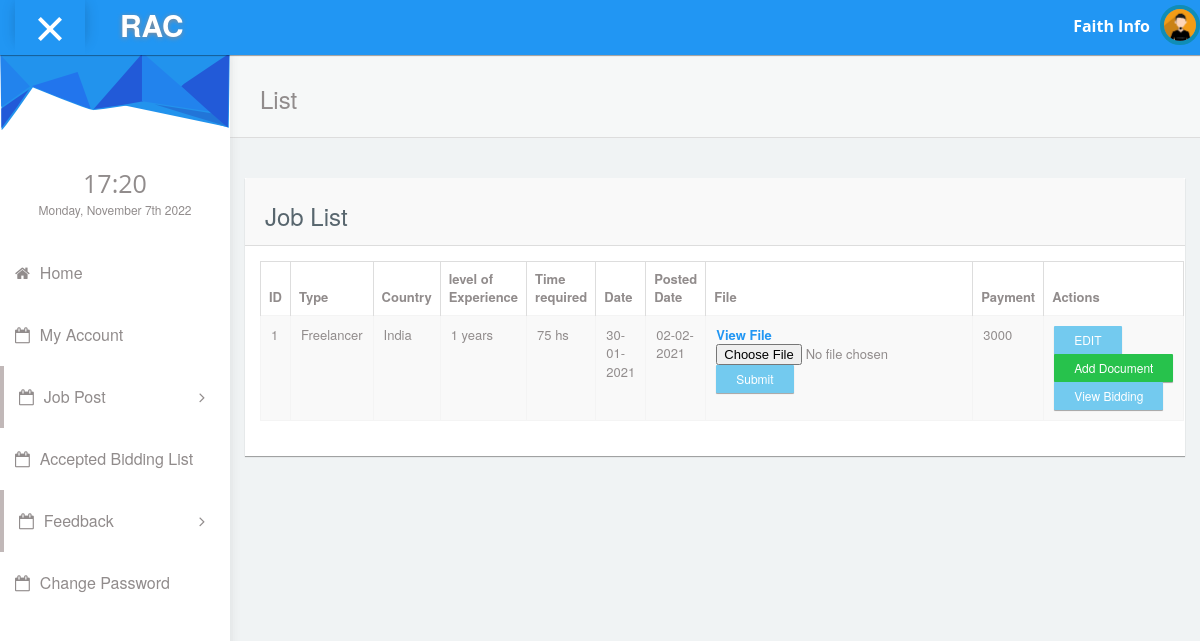
Screenshot of /organization/jobview.php?rid=3&type=Freelancer (signed in) with the database file from the repository.
### tables this page shows
CREATE TABLE IF NOT EXISTS `org_reg` (
  `oid` int(11) NOT NULL AUTO_INCREMENT,
  `org_name` varchar(100) NOT NULL,
  `location` varchar(100) DEFAULT NULL,
  `address` text NOT NULL,
  `country` varchar(30) NOT NULL,
  `state` varchar(40) NOT NULL,
  `city` varchar(50) NOT NULL,
  `pincode` int(10) DEFAULT NULL,
  `license_no` varchar(20) NOT NULL,
  `ph_no` varchar(15) NOT NULL,
  `email` varchar(100) NOT NULL,
  PRIMARY KEY (`oid`)
);

CREATE TABLE IF NOT EXISTS `job_post` (
  `job_id` int(11) NOT NULL AUTO_INCREMENT,
  `job_post` varchar(100) NOT NULL,
  `category` varchar(70) NOT NULL,
  `description` varchar(100) NOT NULL,
  `type_of_pro` varchar(70) NOT NULL,
  `needed_skills` varchar(100) NOT NULL,
  `qualification` varchar(100) NOT NULL,
  `free_type` varchar(70) NOT NULL,
  `country1` varchar(70) NOT NULL,
  `lvl_of_exp` varchar(70) NOT NULL,
  `time_required` varchar(100) NOT NULL,
  `comp_mail` varchar(100) NOT NULL,
  `date` date NOT NULL,
  `post_date` date NOT NULL,
  `pro_file` varchar(100) NOT NULL,
  `sal_expected` int(11) NOT NULL,
  `status` varchar(70) NOT NULL,
  PRIMARY KEY (`job_id`)
);

### connectionclass.php (called while the page is built, shortened)
<?php
class ConnectionClass
{
public $db=null;
public function open()
{
$this->db=mysqli_connect('localhost','root','','rent_a_coder') or die('Error: ' . mysqli_error($myConnection));
	}
public function GetTable($qry)
{
    try
	{
	$result=mysqli_query($this->db,$qry);
	if($result)
	{
	    $data = array();
		while ($row=mysqli_fetch_assoc($result))
		{
		$data[ ] = $row;
		}
		return $data;
		}
	else
	throw new  Exception(mysql_error());
	}
	catch(Exception $e)
	{
	return $e->getMessage();
	}
}
public function GetSingleData($qry)
{
  try
  {
      $result=mysqli_query($this->db,$qry);
	  if($result)
	  {
	         $row=mysqli_fetch_row($result) ;
			 return $row[0];
			 }
			 else
			 {
			     throw new Exception(mysqli_error($this->db));
			 }
    }
	catch(Exception $e)
	{
	         return $e->getMessage();
	}
 }
}
?>

### organization/jobview.php (the view)
<?php
require_once('header.php');
require_once("../connectionclass.php");
$obj=new ConnectionClass();
$jobrid=$_REQUEST['rid'];
$uname=$_SESSION['email'];
$type=$_REQUEST['type'];
$qry="select * from job_post j inner join org_reg r on r.email=j.comp_mail  where r.email='$uname' and j.status='active'  and j.job_id='$jobrid'";
$result=$obj->GetTable($qry);
?>
            <div id="content">
               <div class="panel box-shadow-none content-header">
                  <div class="panel-body">
                    <div class="col-md-12">
                        <h3 class="animated fadeInLeft">List</h3>
                    </div>
                  </div>
              </div>
              <div class="col-md-12 top-20 padding-0">
                <div class="col-md-12">
                  <div class="panel">
                    <div class="panel-heading"><h3>Job List</h3></div>
                    <div class="panel-body">
                      <div class="responsive-table">
                      <table id="datatables-example" class="table table-striped table-bordered" width="100%" cellspacing="0">
                      <thead>
                          <tr>
            <th data-breakpoints="xs">ID</th>
            <th>Type</th>
            <th>Country</th>
            <th>level of Experience</th>
            <th>Time required</th>
            <th>Date</th>
            <th>Posted Date</th>
            <th>File</th>
            <th>Payment</th>
            <th>Actions</th>
          </tr>
        </thead>
        <tbody>
            <?php
            $i=0;
            foreach ($result as $res)
            {
                $i++;
            ?>
          <tr data-expanded="true">
            <td><?php echo $i;?></td>
            <td><?php echo $res['free_type'];?></td>
            <td><?php echo $res['country1'];?></td>
            <td><?php echo $res['lvl_of_exp'];?></td>
            <td><?php echo $res['time_required'];?></td>
            <td><?php echo $da=date("d-m-Y", strtotime($res['date']) );?></td>
            <td><?php echo $da=date("d-m-Y", strtotime($res['post_date']) );?></td>
            <td><a target="_blank" href="document/doc/<?php echo $res['pro_file'];?>">View File</a>
             <form method="post" enctype="multipart/form-data" action="codes/upload_exe.php?action=pdfupdate&id=<?php echo $res['job_id'];?>">
                                      <input type="file" name="fileToUpload" required="">
                                        <button type="submit" class="btn btn-info btn-sm">Submit</button>
                            </form>
                </td>
            <td><?php echo $res['sal_expected'];?></td>
            <td>
                <a class="btn btn-info btn-sm" href="jobpostedit.php?action=update&rid=<?php echo $res['job_id'];?>">EDIT</a>
                <a class="btn btn-success btn-sm" href="adddocument.php?action=insert&jid=<?php echo $res['job_id'];?>">Add Document</a>
                 <?php
                        if($type=='Freelancer')
                        {
                          ?>
                          <a class="btn btn-info btn-sm" href="viewbidding.php?rid=<?php echo $res['job_id'];?>&date=<?php echo $res['post_date'];?>">View Bidding</a>
                          <?php
                        }
                ?>
            </td>
          </tr>
          <?php
            }
            ?>
                      </tbody>
                        </table>
                      </div>
                  </div>
                </div>
              </div>
              </div>
            </div>
<?php require_once('footer.php'); ?>

### organization/header.php (shortened to what this page needs)
<!DOCTYPE html>
<html lang="en">
<head>
    <link rel="stylesheet" type="text/css" href="../admintemplate/css/bootstrap.min.css">
      <link rel="stylesheet" type="text/css" href="../admintemplate/css/plugins/font-awesome.min.css"/>
      <link rel="stylesheet" type="text/css" href="../admintemplate/css/plugins/simple-line-icons.css"/>
      <link rel="stylesheet" type="text/css" href="../admintemplate/css/plugins/animate.min.css"/>
      <link rel="stylesheet" type="text/css" href="../admintemplate/css/plugins/fullcalendar.min.css"/>
	<link href="../admintemplate/css/style.css" rel="stylesheet">
  </head>
<?php
require_once("../connectionclass.php");
$obj=new ConnectionClass();
$email=$_SESSION['email'];
$qry="select org_name from org_reg where email='$email'";
$name=$obj->GetSingleData($qry);
?>
 <body id="mimin" class="dashboard">
        <nav class="navbar navbar-default header navbar-fixed-top">
          <div class="col-md-12 nav-wrapper">
            <div class="navbar-header" style="width:100%;">
              <div class="opener-left-menu is-open">
                <span class="bottom"></span>
              </div>
                <a href="index.php" class="navbar-brand">
                 <b>RAC</b>
                </a>
              <ul class="nav navbar-nav navbar-right user-nav">
                <li class="user-name"><span><?php echo $name; ?></span></li>
                  <li class="dropdown avatar-dropdown">
                   <img src="../admintemplate/img/avatar.jpg" class="img-circle avatar" alt="user name" data-toggle="dropdown" aria-haspopup="true" aria-expanded="true"/>
                </li>
              </ul>
            </div>
          </div>
        </nav>
      <div class="container-fluid mimin-wrapper">
            <div id="left-menu">
              <div class="sub-left-menu scroll">
                <ul class="nav nav-list">
                    <li><div class="left-bg"></div></li>
                    <li class="time">
                      <h1 class="animated fadeInLeft" style="font-size: 25px;">21:00</h1>
                      <p class="animated fadeInRight">Sat,October 1st 2029</p>
                    </li>
                     <li class="ripple"><a href="index.php"><span class="fa fa-home"></span>Home</a></li>
                      <li class="ripple"><a href="myaccount.php"><span class="fa fa-calendar-o"></span>My Account</a></li>
                    <li class="active ripple">
                      <a class="tree-toggle nav-header"><span class="fa-calendar-o fa"></span>Job Post
                        <span class="fa-angle-right fa right-arrow text-right"></span>
                      </a>
                    </li>
                   <li class="ripple"><a href="request.php"><span class="fa fa-calendar-o"></span>Accepted Bidding List</a></li>
                    <li class="active ripple">
                      <a class="tree-toggle nav-header"><span class="fa-calendar-o fa"></span>Feedback
                        <span class="fa-angle-right fa right-arrow text-right"></span>
                      </a>
                    </li>
                   <li class="ripple"><a href="changepassword.php"><span class="fa fa-calendar-o"></span>Change Password</a></li>
                       </ul>
                </div>
            </div>

### rows the page displays
org_reg: org_name "Faith Info"
job_post: free_type "Freelancer", country1 "India", lvl_of_exp "1 years", time_required "75 hs", date "30-01-2021", post_date "02-02-2021", sal_expected "3000"
